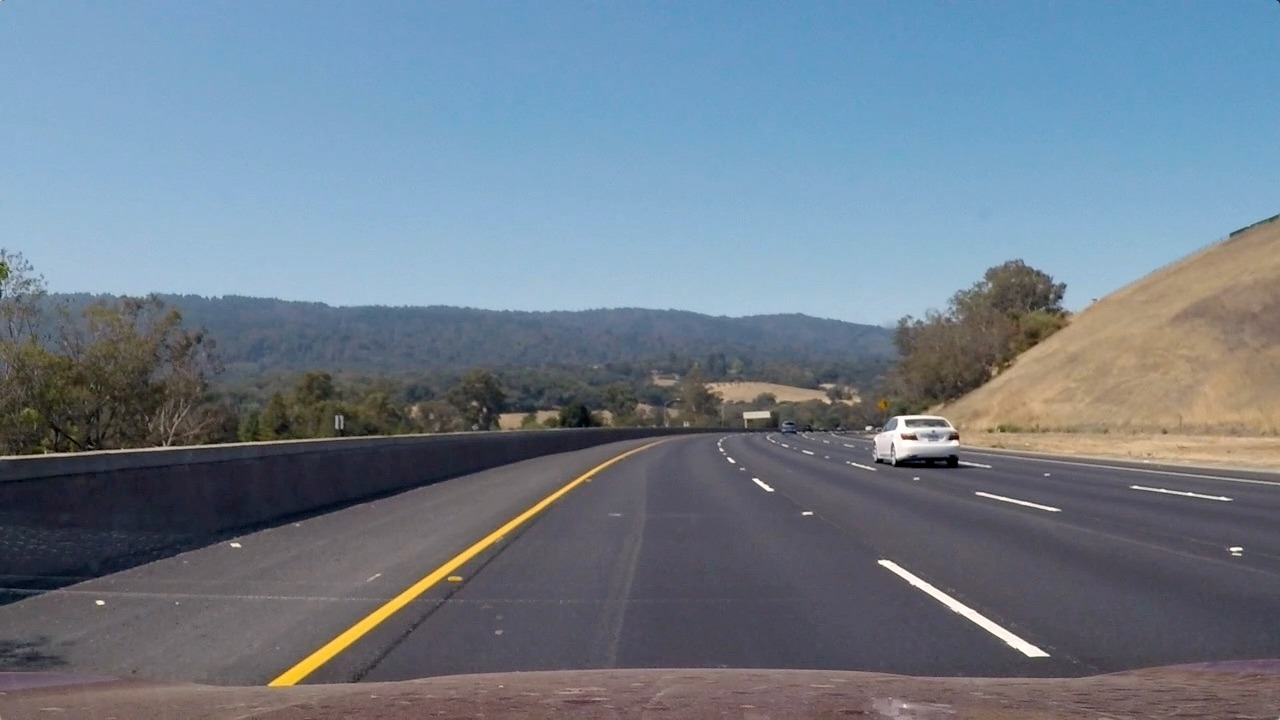
#> input picture datasets/test_3.jpg, 1280 x 720 px
$ python advanced_image.py
#> lines starting #> are read from the running program, lines starting #| are printed output that depends on the picture; after the words box and inside, x2 and y2 are one past the last pixel; in counts of white or black regions, pixels touching at a corner belong together
'''
流程:
1. 高斯模糊 fin
2. 轉灰階 fin
3. 轉鳥瞰 fin
4. 轉黑白 fin
5. 找左右兩邊的白色點  fin (看起來沒問題拉應該，不過如果找不到第一個高度上的點的畫高機率全都找不到，然後都是迴圈效率很差但我不知道怎麼矩陣化)
6. 用5的點(如果一邊有3個點以上)建構 y = ax^2+bx+c 的matrix去解並得到曲線 fin
7. 把線畫上去然後轉回飛鳥瞰的視角然後把線貼上元照片
'''
import cv2
import os
import numpy as np
import copy
from scipy.optimize import curve_fit
import time

'''
return the vertices of ROI
'''
def get_vertices(image):
    return np.float32([[200, 720],[1100, 720],[595, 450],[685, 450]])

'''
Warp into overhead perspective
'''
def overhead(transform_h,transform_w,img):
    source = np.float32(get_vertices(img))
    destination = np.float32([[300,720],[980,720],[300,0],[900,0]])
    overhead_transform = cv2.getPerspectiveTransform(source, destination)
    overhead_img = cv2.warpPerspective(img, overhead_transform, dsize=(transform_w, transform_h),flags=cv2.INTER_LINEAR)

    return overhead_img

'''
Unwarped the image from overhead to original perspective
'''
def unoverhead(transform_h,transform_w,img):
    source = np.float32(get_vertices(img))
    destination = np.float32([[300,720],[980,720],[300,0],[900,0]])
    overhead_transform = cv2.getPerspectiveTransform(destination,source)
    overhead_img = cv2.warpPerspective(img, overhead_transform, dsize=(transform_w, transform_h),flags=cv2.INTER_LINEAR)

    return overhead_img

'''
binarize the image to black and white to separate the lane from road
'''
def binary(img):
    sort = np.sort(overhead_img.flatten())
    mid = sort[[int(720*1280*0.5)]]
    top = sort[[int(720*1280*0.9)]]
    thres = int(mid+top/2)
    binary_img = cv2.threshold(overhead_img,thres,255,cv2.THRESH_BINARY)[1]

    return binary_img

# 用類似window的方式找白色(白色等於在Lane上)
def find_line_points(img):
    win_h = int(img.shape[0]/10) # window高度
    win_w = 200 # window寬度
    half_range = int(win_w/2)

    flag_left = 0 # flag == 0 :還沒找到白色 ; flag == 1 找到第一個白色 ; flag == 2 找到最後一個白色並算出中間點
    flag_right = 0

    left_1 = 0 # 左線第一個白色
    left_2 = 0 # 左線最後一個白色
    right_1 = 0
    right_2 = 0

    left_mid = 333 # left_1 left_2 他倆中間
    right_mid = 1013

    left_points = [] # 左邊的點的集合 ; 0 代表沒有找到白色點，其他值代表該點x座標
    right_points = []

    # 跑最底下第一條線(第一個高度)找到左右邊第一個點
    for i in range(640):
        if img[720-win_h][i] == 255 and flag_left == 0:
            flag_left = 1
            left_1 = i
        elif img[720-win_h][i] == 0 and flag_left == 1:
            flag_left = 2
            left_2 = i

        if img[720-win_h][1279-i] == 255 and flag_right == 0:
            flag_right = 1
            right_1 = i
        elif img[720-win_h][1279-i] == 0 and flag_right == 1:
            flag_right = 2
            right_2 = i

        if flag_right == 2 and flag_left == 2:break

    if flag_left == 2:
        left_mid = left_1 + int((left_2-left_1)/2)
        left_points.append(left_mid)
    else:
        left_points.append(0)
    if flag_right == 2:
        right_mid = 1280 - (right_2 + int((right_1-right_2)/2))
        right_points.append(right_mid)
    else:
        right_points.append(0)

    flag_left = 0
    flag_right = 0

    # 跑其他8個高度
    for i in range(8):
        for j in range(win_w):
            current_L = img[720-win_h*(i+2)][left_mid-half_range+j]
            current_R = img[720-win_h*(i+2)][right_mid-half_range+j]

            if current_L == 255 and flag_left == 0:
                flag_left = 1
                left_1 = j
            elif current_L == 0 and flag_left == 1:
                flag_left = 2
                left_2 = j

            if current_R == 255 and flag_right == 0:
                flag_right = 1
                right_1 = j
            elif current_R == 0 and flag_right == 1:
                flag_right = 2
                right_2 = j

        if flag_left == 2:
            left_mid = left_mid - half_range + left_1 + int((left_2-left_1)/2)
            left_points.append(left_mid)
        else:
            left_points.append(0)
        if flag_right == 2:
            right_mid = right_mid - half_range + right_2 + int((right_1-right_2)/2)
            right_points.append(right_mid)
        else:
            right_points.append(0)

        flag_left = 0
        flag_right = 0

        if right_mid > 1280 - 51:right_mid = 1280 - 51

    return left_points,right_points

'''
the formula of the curve
'''
def func(x, a, b, c):
    return a * x**2 + b * x + c

'''
find the parameters of the curve of given edge points
'''
def fit_curve(points):
    xdata = []
    ydata = []
    flag = 0
    last_1 = [0,0]
    last_2 = [0,0]
    for i in range(9):
        if points[i] != 0:
            xdata.append(points[i])
            ydata.append(720 - int(720 * (i+1) / 10))
            if flag == 0:
                last_1 = [720 - int(720 * (i+1) / 10),points[i]]
                flag = 1
            else:
                last_2 = last_1
                last_1 = [720 - int(720 * (i+1) / 10),points[i]]
                flag = 2
    # fake point
    if flag == 2:
        fake_x = int((last_1[0]*last_2[1] - last_2[0]*last_1[1])/(last_1[0] - last_2[0]))
        xdata.append(fake_x)
        ydata.append(0)
        delta_x = xdata[0] - xdata[1]
        delta_y = ydata[0] - ydata[1]
        fake_x = int((800 - ydata[0]) * (delta_x / delta_y) + xdata[0])
        xdata.insert(0, fake_x)
        ydata.insert(0, 800 - 1)

    popt, _ = curve_fit(func, xdata, ydata)
    # popt = np.polyfit(xdata, ydata, 2)
    #  bounds=([-8e-3, -np.inf, -np.inf], [8e-3, np.inf, np.inf])
    return popt,xdata

if __name__ == '__main__':
    start_time = time.time()
    img = cv2.imread(os.path.join('datasets', 'test_3.jpg'))
#> img is the input picture: shape (720, 1280, 3); mean B, G, R 139, 124.8, 110.9
    img_h, img_w, _ = img.shape
#> img_h = 720; img_w = 1280
    img = cv2.resize(img, (1280, 720))
    img_copy = copy.deepcopy(img)
    img = cv2.GaussianBlur(img, (5,5), 0)
    grayscale_img = cv2.cvtColor(img, cv2.COLOR_BGR2GRAY)
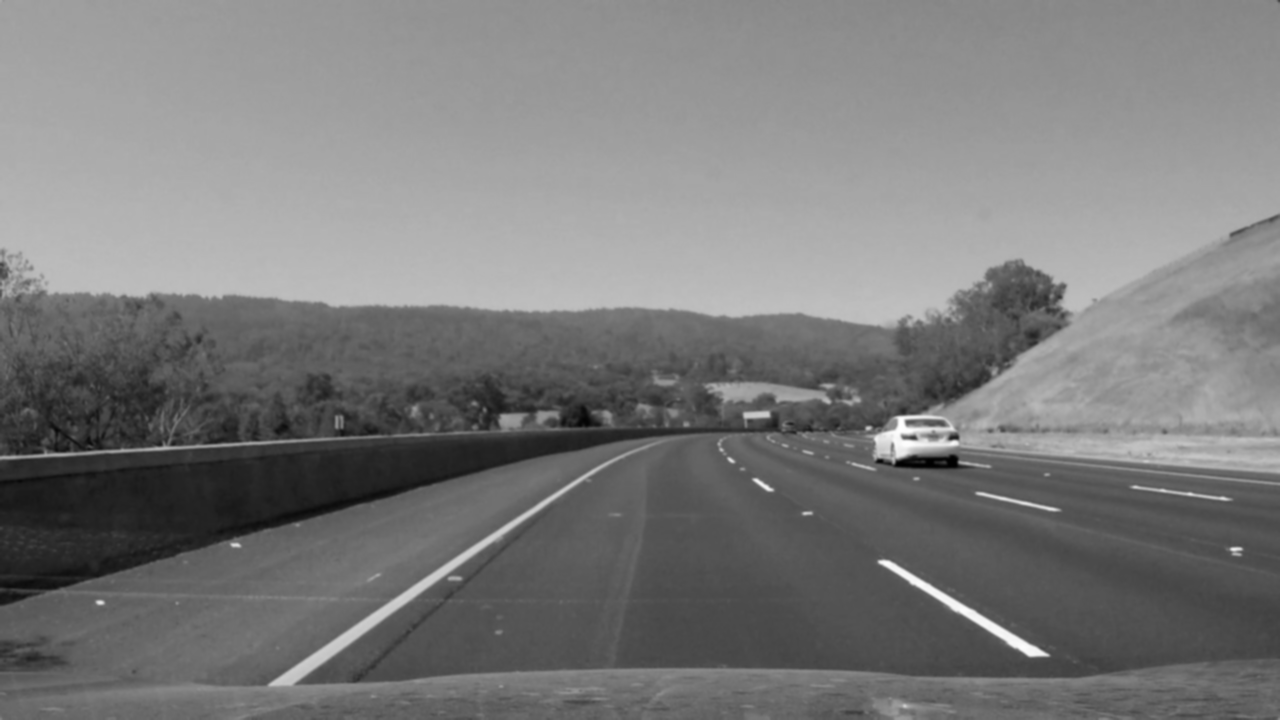
#> grayscale_img: shape (720, 1280); min 0, max 254, mean 122.2

    overhead_img = overhead(720,1280,grayscale_img)
#> in overhead, `source = np.float32(get_vertices(img))`: source = [[200, 720], [1100, 720], [595, 450], [685, 450]]
#> in overhead, `overhead_transform = cv2.getPerspectiveTransform(source, destination)`: overhead_transform = [[-0.554, -1.53, 994], [-8.27e-16, -1.95, 879.5], [-3.38e-19, -0.00241, 1]]
#> in overhead, `overhead_img = cv2.warpPerspective(img, overhead_transform, dsize=(tra..`:
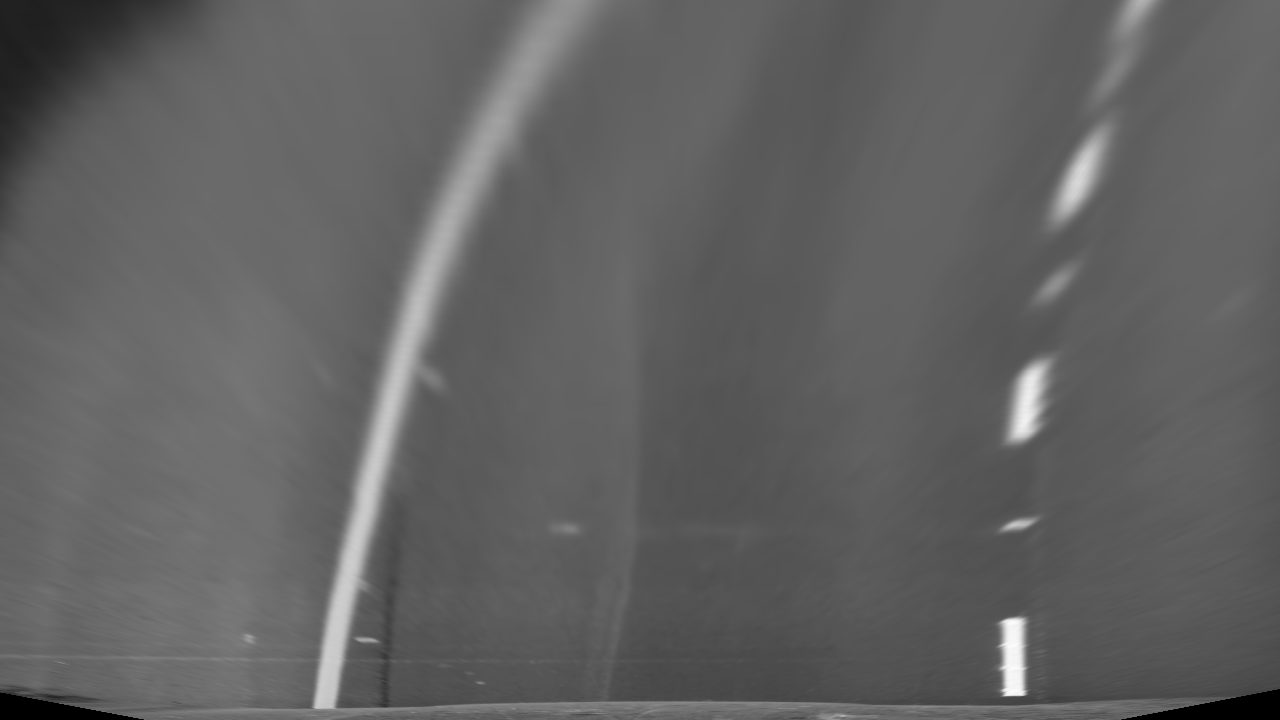
#> overhead_img: shape (720, 1280); min 0, max 252, mean 97.3
    binary_img = binary(overhead_img)
#> in binary, `mid = sort[[int(720*1280*0.5)]]`: mid = [96]
#> in binary, `top = sort[[int(720*1280*0.9)]]`: top = [110]
#> in binary, `thres = int(mid+top/2)`: thres = 151
#> in binary, `binary_img = cv2.threshold(overhead_img,thres,255,cv2.THRESH_BINARY)[1]`: binary_img: shape (720, 1280); 2.2% white; 12 white regions (3 under 20 px), largest, box (x1, y1, x2, y2) and area: (314, 94, 514, 709) 14523, (1009, 362, 1047, 441) 1987, (1057, 136, 1103, 216) 1771
    line_img = np.zeros((720,1280), np.uint8)

    left_points,right_points = find_line_points(binary_img)
#> after the loop in find_line_points, `for i in range(640):`: flag_left = 2; left_1 = 322; left_2 = 345; right_1 = 256; right_2 = 278
#> in find_line_points, `left_mid = left_1 + int((left_2-left_1)/2)`: left_mid = 333
#> in find_line_points, `right_mid = 1280 - (right_2 + int((right_1-right_2)/2))`: right_mid = 1013
#> the loop in find_line_points, `for i in range(8):` made 8 passes
#> left_mid on passes 3, 7: 383, 485
#> left_mid on passes 1, 2, 4, 5, 6: 348, 366, 403, 423, 451
#> after the loop in find_line_points, `for i in range(8):`: left_1 = 125; left_2 = 144; left_mid = 485; left_points = [333, 348, 366, 383, 403, 423, 451, 485, 0]; right_1 = 165; right_2 = 180; right_mid = 1095; right_points = [1013, 0, 0, 1022, 0, 0, 0, 1095, 0]
#> left_points = [333, 348, 366, 383, 403, 423, 451, 485, 0]; right_points = [1013, 0, 0, 1022, 0, 0, 0, 1095, 0]
    left_popt,xdata = fit_curve(left_points)
#> the loop in fit_curve, `for i in range(9):` made 9 passes
#> (last_2, last_1) on passes 2 to 8: ([648, 333], [576, 348]), ([576, 348], [504, 366]), ([504, 366], [432, 383]), ([432, 383], [360, 403]), ([360, 403], [288, 423]), ([288, 423], [216, 451]), ([216, 451], [144, 485])
#> last_1 on pass 1: [648, 333]
#> after the loop in fit_curve, `for i in range(9):`: xdata = [333, 348, 366, 383, 403, 423, 451, 485]; ydata = [648, 576, 504, 432, 360, 288, 216, 144]
#> in fit_curve, `fake_x = int((last_1[0]*last_2[1] - last_2[0]*last_1[1])/(last_1[0] - ..`: fake_x = 553
#> in fit_curve, `delta_x = xdata[0] - xdata[1]`: delta_x = -15
#> in fit_curve, `delta_y = ydata[0] - ydata[1]`: delta_y = 72
#> in fit_curve, `fake_x = int((800 - ydata[0]) * (delta_x / delta_y) + xdata[0])`: fake_x = 301
#> in fit_curve, `popt, _ = curve_fit(func, xdata, ydata)`: popt = [0.00739, -9.45, 2970.5]
#> left_popt = [0.00739, -9.45, 2970.5]; xdata = [301, 333, 348, 366, 383, 403, 423, 451, 485, 553]
    xlimit = 0
    xmin = 0
    if len(xdata) >= 3:
        xlimit = np.max(xdata)
#> xlimit = 553
        xmin = np.min(xdata)
#> xmin = 301
    else:xlimit = np.max(xdata)
    left_x = np.linspace(xmin, xlimit, 100)
#> left_x = 100 values from 301 to 553
    left_y = func(left_x, *left_popt)
#> left_y = 100 values, max 796.7 at index 0, min 6.64 at index 99, mean 324.2
    cv2.polylines(line_img, pts=[np.array([*zip(left_x, left_y)], np.int32)], isClosed=False, color=255, thickness=15)
#> line_img: shape (720, 1280); 1.4% white; 1 white region, box (x1, y1, x2, y2) and area: (308, 0, 562, 720) 13009

    right_popt,xdata = fit_curve(right_points)
#> the loop in fit_curve (call 2), `for i in range(9):` made 9 passes
#> (last_2, last_1) on passes 4, 8: ([648, 1013], [432, 1022]), ([432, 1022], [144, 1095])
#> last_1 on pass 1: [648, 1013]
#> right_popt = [0.0461, -103.9, 58671]; xdata = [1006, 1013, 1022, 1095, 1131]
    xlimit = 0
    xmin = 640
    if len(xdata) >= 3:
        xlimit = np.max(xdata)
#> xlimit = 1131
        xmin = np.min(xdata)
#> xmin = 1006
    else:xlimit = np.max(xdata)
    right_x = np.linspace(xmin, xlimit, 100)
#> right_x = 100 values from 1006 to 1131
    right_y = func(right_x, *right_popt)
#> right_y = 100 values, max 719.1 at index 0, min 29.73 at index 97, mean 255.8
    cv2.polylines(line_img, pts=[np.array([*zip(right_x, right_y)], np.int32)], isClosed=False, color=255, thickness=15)
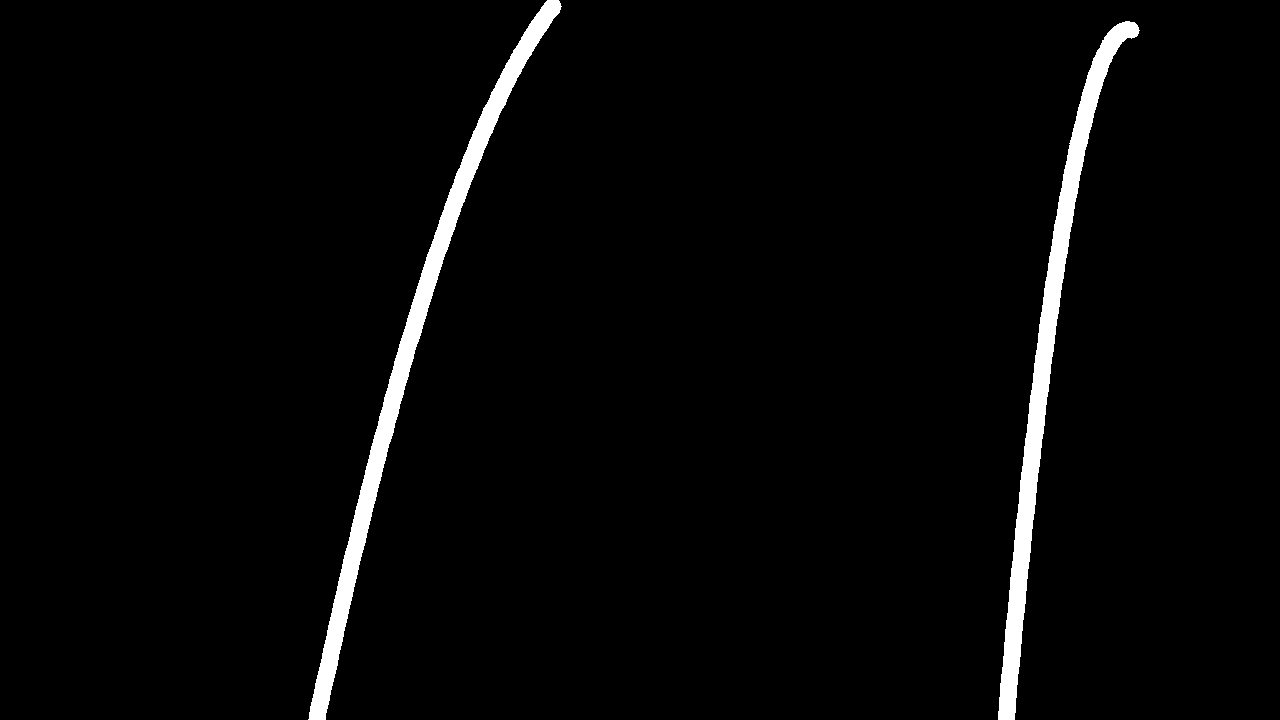
#> line_img: shape (720, 1280); 2.7% white; 2 white regions, box (x1, y1, x2, y2) and area: (308, 0, 562, 720) 13009, (998, 21, 1140, 720) 12266
    line_img = unoverhead(720,1280,line_img)
#> in unoverhead, `source = np.float32(get_vertices(img))`: source = [[200, 720], [1100, 720], [595, 450], [685, 450]]
#> in unoverhead, `overhead_transform = cv2.getPerspectiveTransform(destination,source)`: overhead_transform = [[0.15, -0.795, 550], [3.48e-16, -0.512, 450], [2.47e-19, -0.00123, 1]]
    foreground = np.zeros((img_copy.shape), np.uint8)
    foreground[:, :, 2] = line_img
    background = cv2.bitwise_and(img_copy, img_copy, mask=cv2.bitwise_not(line_img))
    img = cv2.bitwise_or(foreground, background)

    # 用來看找線上白色點的線是在哪

    for j in range(9):
        for i in range(1280):
            binary_img[720-72-72*j,i] = 255
#> binary_img: shape (720, 1280); 3.5% white; 10 white regions (3 under 20 px), largest, box (x1, y1, x2, y2) and area: (0, 94, 1280, 709) 30034, (0, 72, 1280, 73) 1280, (1129, 0, 1152, 19) 277
    binary_img[500,1013] = 255

    for i in range(9):
        y = 720 - int(720 * (i+1) / 10)
        cv2.circle(binary_img, (left_points[i], y), 5, 128, -1)
        cv2.circle(binary_img, (right_points[i], y), 5, 128, -1)
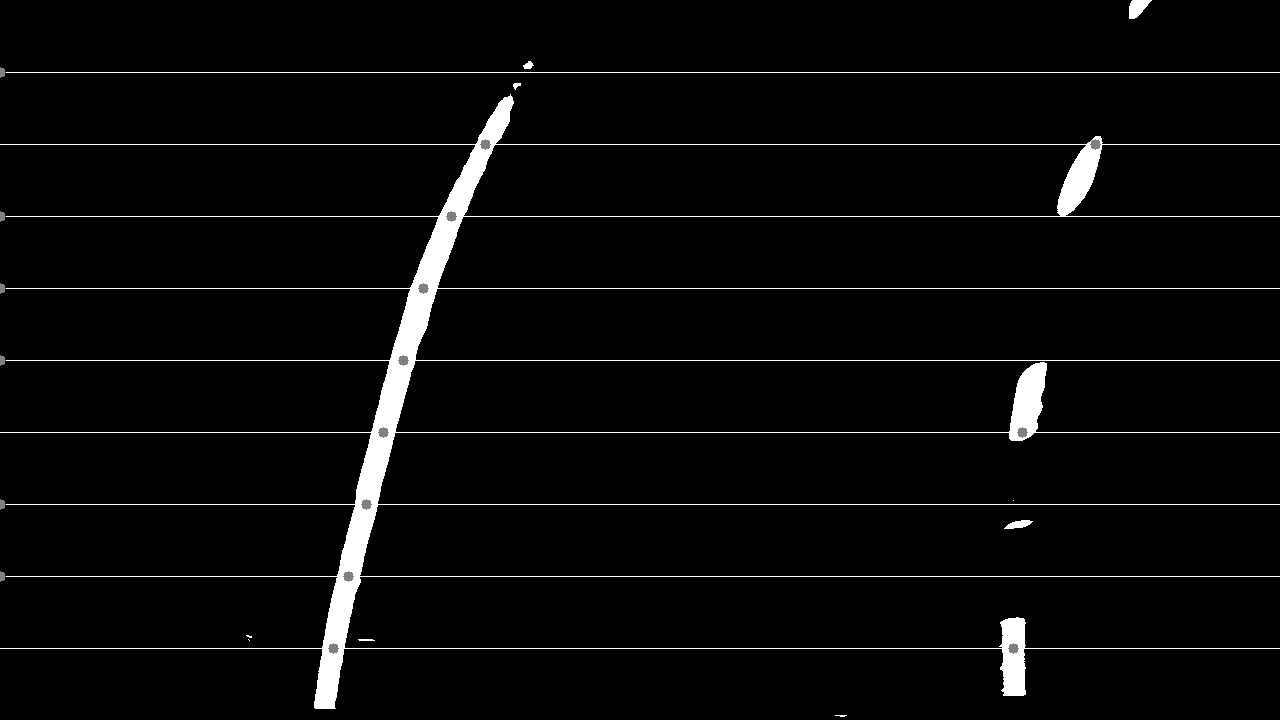
#> binary_img: shape (720, 1280); min 0, max 255, mean 8.7

    img = cv2.resize(img, (img_w, img_h))
    end_time = time.time()
    print('Spend {:.3f} second.'.format(end_time - start_time))
    cv2.imshow('img',img)
    cv2.waitKey(0)
    cv2.destroyAllWindows()
    cv2.imwrite(os.path.join('results', 'test_3.jpg'), img)
